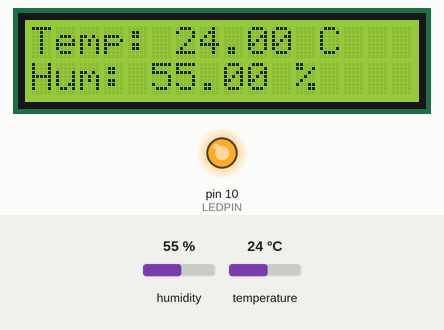
The sketch below on a simulated Arduino Uno, built with avr-gcc and run on an emulated ATmega328P. Shown: 16×2 character LCD, output pins drawn as LEDs (lit = HIGH). The inputs (shaded band) are chosen by the test bench; at power-on: humidity 55 %, temperature 24 °C. What the sketch prints to the serial monitor is not drawn.

Above: at 3.2 s.
3.3 s: humidity set to 19 %
At 4.4 s:
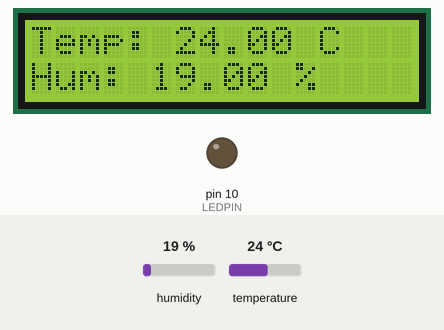
6.0 s: temperature set to 12 °C
At 7.0 s:
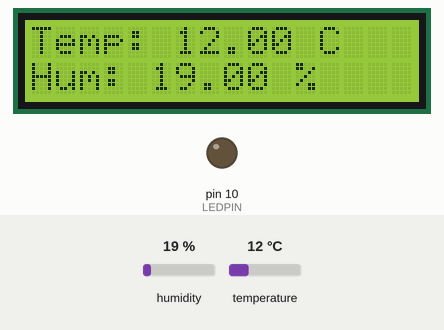
8.7 s: humidity set to 22 %
At 11.1 s:
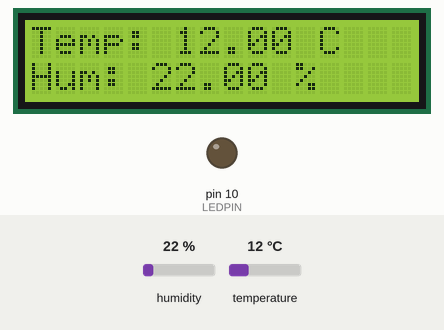
11.7 s: temperature set to 19 °C
At 12.6 s:
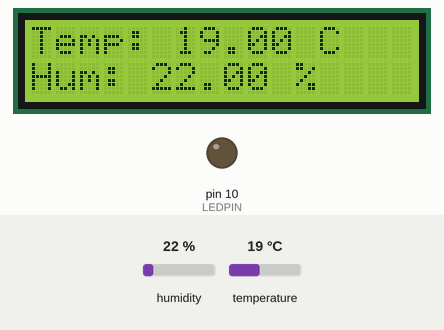
Timing chart, 0 to 14.7 s (numbered marks = the images above; inputs shaded):
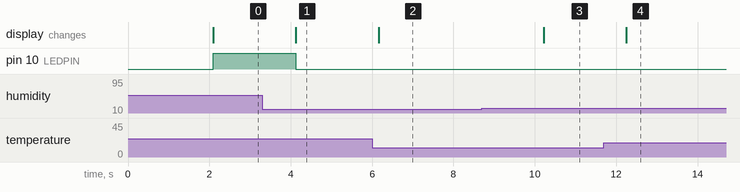

Measured:
- after the input at 3.3 s, pin 10 (LEDPIN): HIGH → LOW after 0.82 s; the display: changes after 0.83 s (image 1)
- after the input at 6.0 s, the display: changes after 0.16 s (image 2)
- after the input at 8.7 s, the display: changes after 1.5 s (image 3)
- after the input at 11.7 s, the display: changes after 0.55 s (image 4)

The sketch:

sketch_jun14a.ino
```cpp
#include <DHT.h>
#include <LiquidCrystal.h>

// Definir los pines de conexión del DHT11 y el LED
#define DHTPIN 13    // Pin digital conectado al DHT11
#define DHTTYPE DHT11   // DHT 11
#define LEDPIN 10     // Pin PWM conectado al LED

DHT dht(DHTPIN, DHTTYPE);

// Inicializar la librería de LCD con los números de los pines de interfaz
LiquidCrystal lcd(12, 11, 5, 4, 3, 2);

// Definir límites de temperatura y humedad
float tempLimitMax = 30.0;
float humLimitMax = 50.0;
float tempLimitMin = 20.0;
float humLimitMin = 20.0;

void setup() {
  // Iniciar la comunicación serie
  Serial.begin(9600);

  // Iniciar el sensor DHT
  dht.begin();

  // Iniciar el LCD
  lcd.begin(16, 2);

  // Configurar el pin del LED como salida
  pinMode(LEDPIN, OUTPUT);

  // Imprimir un mensaje de inicio en el LCD
  lcd.print("Inicializando...");
  delay(2000); // Esperar 2 segundos para ver el mensaje

  // Limpiar el LCD y preparar para los datos
  lcd.clear();
}

void loop() {
  showTempHum();

  // Esperar unos milisegundos para evitar rebotes
  delay(2000);
}

void showTempHum() {
  // Leer la humedad relativa (humedad en porcentaje)
  float h = dht.readHumidity();

  // Leer la temperatura en grados Celsius
  float t = dht.readTemperature();

  // Comprobar si las lecturas han fallado
  if (isnan(h) || isnan(t)) {
    Serial.println("Error al leer del sensor DHT");
    lcd.clear();
    lcd.print("Error DHT");
    return;
  }

  // Controlar el LED basado en los límites
  int ledBrightness;
  if (t > tempLimitMax || h > humLimitMax) {
    ledBrightness = 255;  // Máxima intensidad
  } else if (t < tempLimitMin || h < humLimitMin) {
    ledBrightness = 0;    // Apagar el LED
  } else {
    ledBrightness = 10;   // Intensidad media
  }
  analogWrite(LEDPIN, ledBrightness);

  // Enviar los valores en el formato "Temp:xx.xx/Hum:xx.xx"
  Serial.print("Temp:");
  Serial.print(t);
  Serial.print("/Hum:");
  Serial.println(h);

  // Imprimir los valores en el LCD
  lcd.clear();
  lcd.print("Temp: ");
  lcd.print(t);
  lcd.print(" C");
  lcd.setCursor(0, 1);
  lcd.print("Hum: ");
  lcd.print(h);
  lcd.print(" %");
}
```
